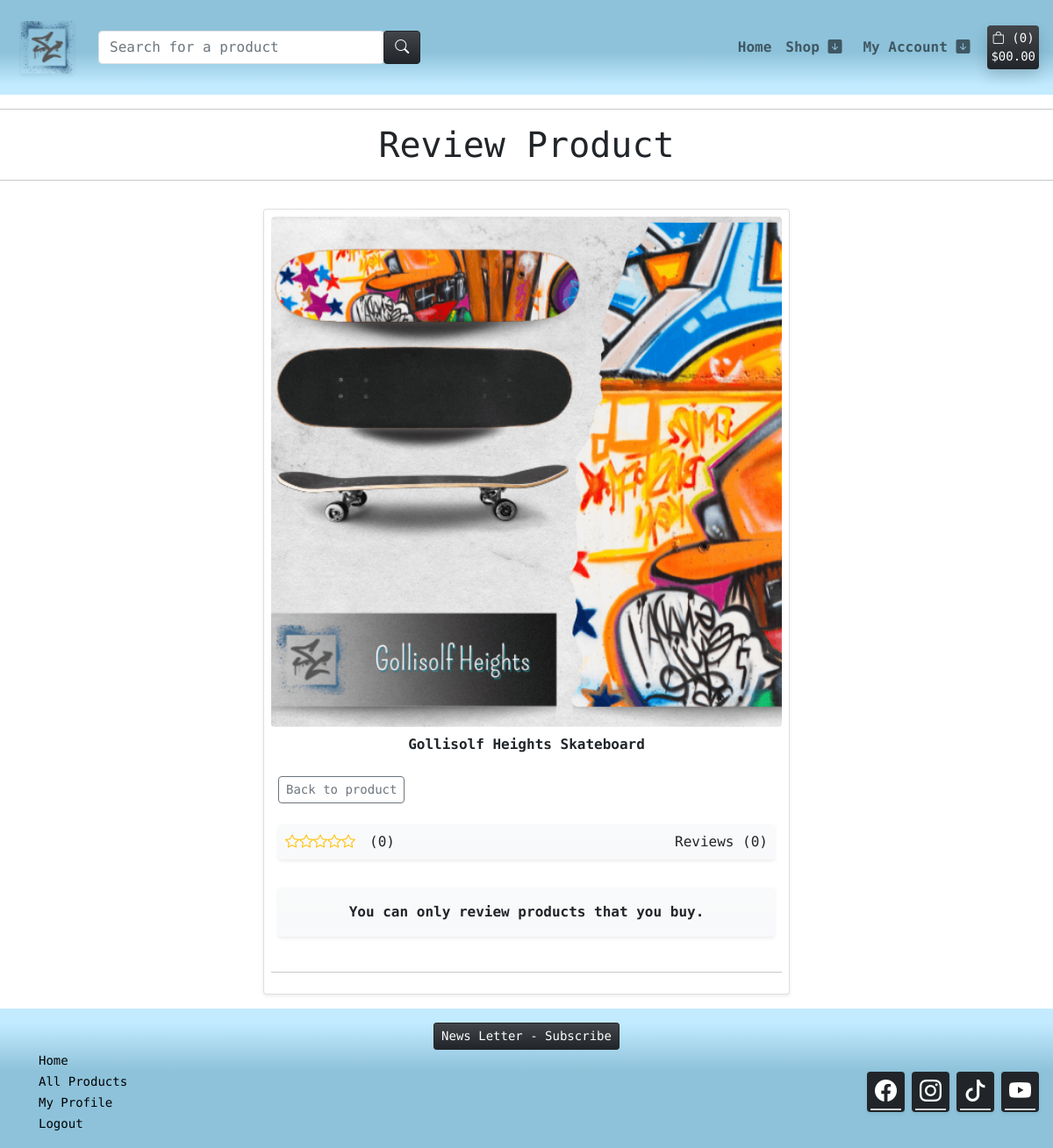
The app's page /review-product/gollisolf-heights-skateboard/ (signed in) with its own data.
### products/models.py (models this page shows, shortened)
class Product(models.Model):
    sku = models.SmallAutoField(primary_key=True)
    name = models.CharField(max_length=150, unique=True)
    release_date = models.DateTimeField(auto_now_add=True)
    category = models.ForeignKey('Category', null=True, blank=True, on_delete=models.SET_NULL)
    quantity_available = models.IntegerField(default=100,
            validators=[
            MinValueValidator(0)
        ])
    description = models.TextField()
    price = models.DecimalField(max_digits=6, decimal_places=2)
    offer = models.ForeignKey(Offer, null=True, blank=True, on_delete=models.SET_NULL)
    product_image = models.ImageField(null=True, blank=True)
    product_image_url = models.URLField(max_length=1024, null=True, blank=True)
    slug = models.SlugField(max_length=254, null=True, blank=True, unique=True)
    class Meta:
        ordering = ['-release_date']
    def __str__(self):
        return str(self.sku)

### products/views.py (the view, shortened to what this page needs)
# urls.py: path('review-product/<slug>/', views.review_product, name='review_product'),
@login_required
def review_product(request, slug):
    product = get_object_or_404(Product, slug=slug)
    product_review = product.product_review.filter(reviewed=True).order_by("-created_on")
    total_review = product_review.count()
    avg_review = product.product_review.aggregate(review=Avg('review'))['review']
    current_user_email = request.user.email
    current_user_id = request.user.id
    product_str = str(product)
    product_int = int(product_str)
    items_list = []
    skus_list = []
    purchased = False
    reviewed = False
    get_user_orders = Order.objects.filter(email=current_user_email)
    order_list = list(get_user_orders)
    while True:
        if len(order_list) == 0:
            break
    for item_dict in items_list:
        for item in item_dict:
            for i in item.values():
                if i not in skus_list:
                    skus_list.append(i)
    if product_review.filter(name=current_user_id).exists():
        reviewed = True
    if product_int in skus_list:
        purchased = True
    template = 'products/product_reviews.html'
    context = {
        'product': product,
        'product_review': product_review,
        'total_review': total_review,
        'avg_review': avg_review,
        'reviewed': reviewed,
        'purchased': purchased
    }
    return render(request, template, context)

### templates/products/product_reviews.html (shortened to what this page needs)
{% extends "base.html" %}
{% load static %}
{% block content %}
<header>
    <hr>
    <div class="container-fluid text-center">
        <h1>Review Product</h1>
    </div>
    <hr>
</header>
<div class="p-0 d-flex justify-content-center">
    <div class="card m-3 col-md-6 shadow-sm">
        <div class="card-body m-1 p-1">
            <div class="image-container">
                {% if product.product_image %}
                <img class="card-img-top img-fluid rounded" src="{{ product.product_image.url }}" alt="{{ product.name }}">
                {% else %}
                <img class="card-img-top img-fluid rounded" src="{{ MEDIA_URL }}noimage-sc.png" alt="No image of the product">
                {% endif %}
            </div>
            <p class="card-text mt-2 fw-bold text-center">{{ product.name }}</p>
            <a class="m-2 btn btn-sm btn-outline-secondary bg-gradient rounded" href="{% url 'product_details' product.slug %}">Back to product</a>
            <div class="m-2 d-flex flex-row mt-3 bg-light bg-gradient rounded shadow-sm">
                <div class="p-2 text-warning d-flex align-items-center">
                    {% if avg_review >= 1 %}
                    <span><i class="bi bi-star-fill"></i></span>
                    {% elif avg_review > 0 %}
                    <span><i class="bi bi-star-half"></i></span>
                    {% else %}
                    <span><i class="bi bi-star"></i></span>
                    {% endif %}
                    {% if avg_review >= 2 %}
                    <span><i class="bi bi-star-fill"></i></span>
                    {% elif avg_review > 1 %}
                    <span><i class="bi bi-star-half"></i></span>
                    {% else %}
                    <span><i class="bi bi-star"></i></span>
                    {% endif %}
                    {% if avg_review >= 3 %}
                    <span><i class="bi bi-star-fill"></i></span>
                    {% elif avg_review > 2 %}
                    <span><i class="bi bi-star-half"></i></span>
                    {% else %}
                    <span><i class="bi bi-star"></i></span>
                    {% endif %}
                    {% if avg_review >= 4 %}
                    <span><i class="bi bi-star-fill"></i></span>
                    {% elif avg_review > 3 %}
                    <span><i class="bi bi-star-half"></i></span>
                    {% else %}
                    <span><i class="bi bi-star"></i></span>
                    {% endif %}
                    {% if avg_review == 5 %}
                    <span><i class="bi bi-star-fill"></i></span>
                    {% elif avg_review > 4 %}
                    <span><i class="bi bi-star-half"></i></span>
                    {% else %}
                    <span><i class="bi bi-star"></i></span>
                    {% endif %}
                </div>
                <div class="p-2 fw-light">
                    {% if avg_review is None %}
                    <p class="card-text">(0)</p>
                    {% else %}
                    <p class="card-text">{{ avg_review }}</p>
                    {% endif %}
                </div>
                <div class="ms-auto p-2 fw-light">
                    {% if total_review is None %}
                        <p class="card-text">Reviews (0)</p>
                    {% else %}
                        <p class="card-text">Reviews ({{ total_review }})</p>
                    {% endif %}
                </div>
            </div>
        </div>
        {% if purchased %}
            {% if reviewed %}
            <div class="m-3 bg-light bg-gradient shadow-sm rounded text-center">
                <p class="card-text fw-bold p-2">You have already reviewed this product</p>
            </div>
            {% else %}
            <div>
                <form method="POST" action="{% url 'add_review' product.slug %}">
                    {% csrf_token %}
                    <div class="d-flex justify-content-between bg-dark rounded m-3 shadow-sm">
                        <div class="btn-group m-4" role="group" aria-label="Review radio toggle button group">
                            <input type="radio" class="btn-check" name="btnradio" value="1" id="btnradio1" autocomplete="off">
                            <label class="btn btn-outline-warning" for="btnradio1"><i class="bi bi-star"></i></label>
                            <input type="radio" class="btn-check" name="btnradio" value="2" id="btnradio2" autocomplete="off" >
                            <label class="btn btn-outline-warning" for="btnradio2"><i class="bi bi-star"></i></label>
                            <input type="radio" class="btn-check" name="btnradio" value="3" id="btnradio3" autocomplete="off">
                            <label class="btn btn-outline-warning" for="btnradio3"><i class="bi bi-star"></i></label>
                            <input type="radio" class="btn-check" name="btnradio" value="4" id="btnradio4" autocomplete="off">
                            <label class="btn btn-outline-warning" for="btnradio4"><i class="bi bi-star"></i></label>
                            <input type="radio" class="btn-check" name="btnradio" value="5" id="btnradio5" autocomplete="off" checked>
                            <label class="btn btn-outline-warning" for="btnradio5"><i class="bi bi-star"></i></label>
                        </div>
                        <div class="m-4">
                            <button type="submit" class="btn btn-warning bg-gradient">Review</button>
                        </div>
                    </div>
                    </form>
            </div>
            {% endif %}
        {% else %}
        <div class="m-3 bg-light bg-gradient shadow-sm rounded text-center">
            <p class="card-text fw-bold p-2 m-2">You can only review products that you buy.</p>
        </div>
        {% endif %}
        <div class="col m-2 text-center">
            <hr>
        </div>
    </div>
</div>
{% endblock content %}

### static/css/style.css (style rules this page uses)
body { font-family: 'Syne Mono', sans-serif; }
.image-container { position: relative; }

### records on screen
Product: product_image (picture), name "Gollisolf Heights Skateboard"

### other values on screen
{{ product_count }} "0"
{{ total_review }} "0"
